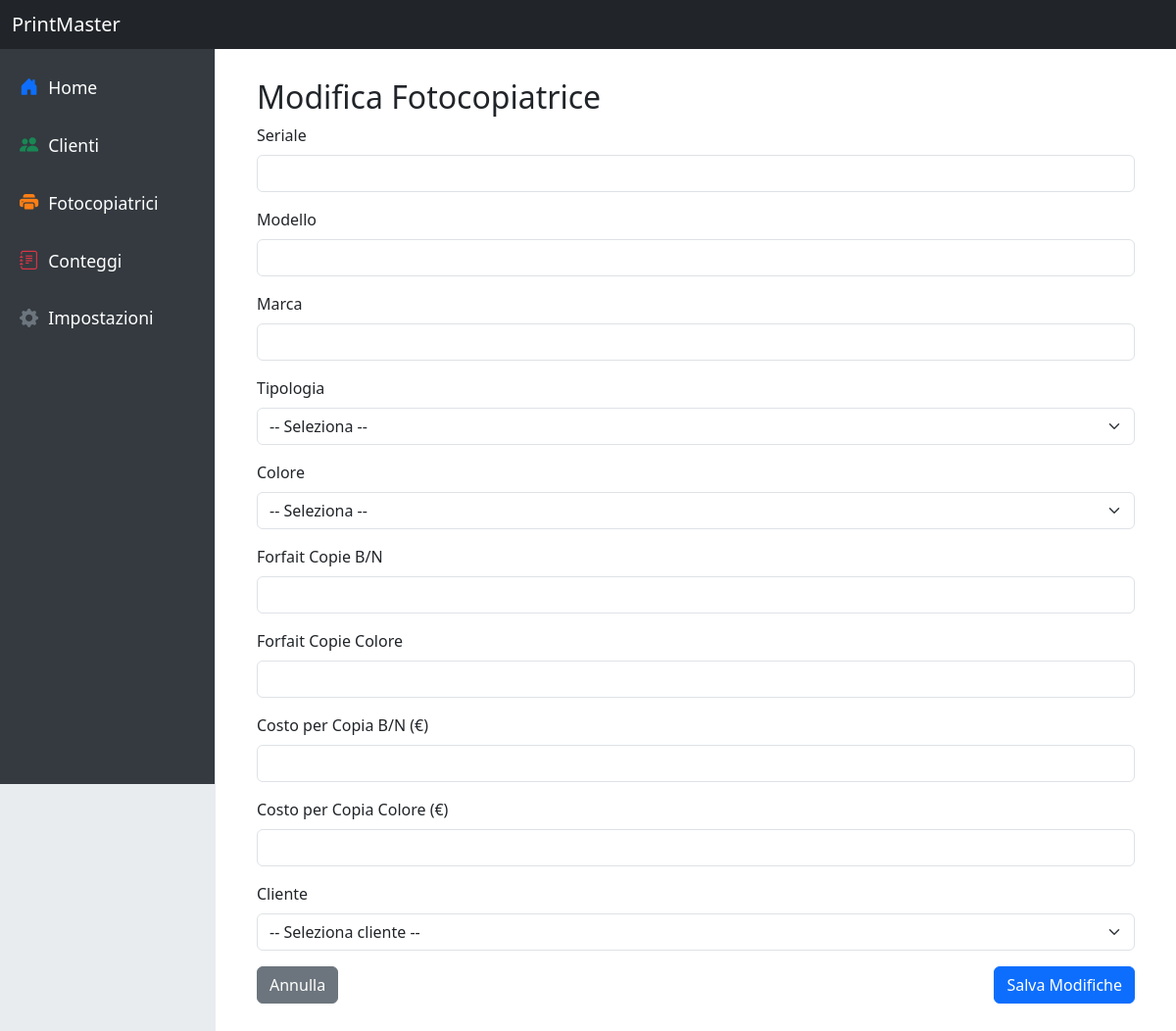
Page /fotocopiatrici/edit/1 on the earlier database version.
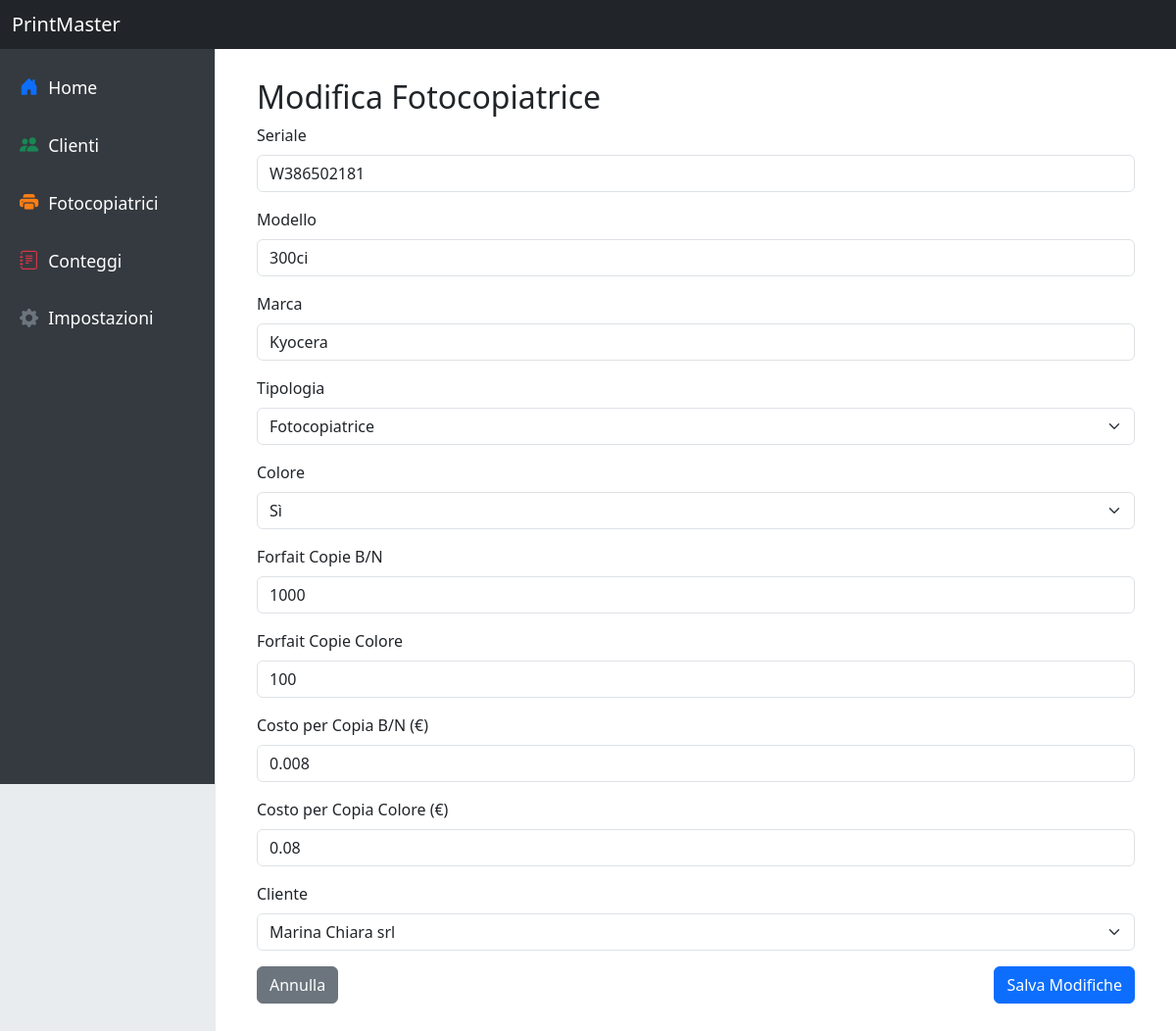
Same page on the later database version.
### tables this page shows
CREATE TABLE fotocopiatrici (
    id INTEGER PRIMARY KEY AUTOINCREMENT,
    seriale TEXT NOT NULL UNIQUE,
    modello TEXT NOT NULL,
    marca TEXT NOT NULL,
    tipologia TEXT NOT NULL,
    colore TEXT NOT NULL,
    cliente_id INTEGER NOT NULL,
    forfait_nero INTEGER NOT NULL DEFAULT 0,
    forfait_colore INTEGER NOT NULL DEFAULT 0,
    costo_copia_nero REAL NOT NULL DEFAULT 0,
    costo_copia_colore REAL NOT NULL DEFAULT 0,
    FOREIGN KEY (cliente_id) REFERENCES clienti(id)
);

CREATE TABLE clienti (
    id INTEGER PRIMARY KEY AUTOINCREMENT,
    nome TEXT NOT NULL UNIQUE,
    indirizzo TEXT NOT NULL,
    citta TEXT NOT NULL,
    cap TEXT NOT NULL,
    provincia TEXT NOT NULL,
    email TEXT,
    telefono TEXT
);

### modules/fotocopiatrici.py (the view, shortened to what this page needs)
@fotocopiatrici_bp.route('/edit/<int:id>', methods=['GET', 'POST'])
def edit_fotocopiatrice(id):
    conn = sqlite3.connect(DB_PATH)
    cursor = conn.cursor()
    cursor.execute('SELECT * FROM fotocopiatrici WHERE id = ?', (id,))
    macchina = cursor.fetchone()
    cursor.execute('SELECT id, nome FROM clienti')
    clienti = cursor.fetchall()
    conn.close()
    return render_template('edit_fotocopiatrice.html', macchina=macchina, clienti=clienti, errore=None)

### templates/edit_fotocopiatrice.html (shortened to what this page needs)
{% extends 'base.html' %}
{% block content %}
<div class="container-fluid">
    <h2>Modifica Fotocopiatrice</h2>
    <form method="POST">
        <div class="mb-3">
            <label for="seriale" class="form-label">Seriale</label>
            <input type="text" class="form-control" id="seriale" name="seriale" required value="{{ macchina[1] }}">
        </div>
        <div class="mb-3">
            <label for="modello" class="form-label">Modello</label>
            <input type="text" class="form-control" id="modello" name="modello" required value="{{ macchina[2] }}">
        </div>
        <div class="mb-3">
            <label for="marca" class="form-label">Marca</label>
            <input type="text" class="form-control" id="marca" name="marca" required value="{{ macchina[3] }}">
        </div>
        <div class="mb-3">
            <label for="tipologia" class="form-label">Tipologia</label>
            <select class="form-select" id="tipologia" name="tipologia" required>
                <option value="">-- Seleziona --</option>
                <option value="Fotocopiatrice" {% if macchina[4] == 'Fotocopiatrice' %}selected{% endif %}>Fotocopiatrice</option>
            </select>
        </div>
        <div class="mb-3">
            <label for="colore" class="form-label">Colore</label>
            <select class="form-select" id="colore" name="colore" required>
                <option value="">-- Seleziona --</option>
                <option value="Si" {% if macchina[5] == 'Si' %}selected{% endif %}>Sì</option>
            </select>
        </div>
        <div class="mb-3">
            <label for="forfait_nero" class="form-label">Forfait Copie B/N</label>
            <input type="number" class="form-control" id="forfait_nero" name="forfait_nero" required value="{{ macchina[7] }}">
        </div>
        <div class="mb-3">
            <label for="forfait_colore" class="form-label">Forfait Copie Colore</label>
            <input type="number" class="form-control" id="forfait_colore" name="forfait_colore" required value="{{ macchina[8] }}">
        </div>
        <div class="mb-3">
            <label for="costo_copia_nero" class="form-label">Costo per Copia B/N (€)</label>
            <input type="number" step="0.0001" class="form-control" id="costo_copia_nero" name="costo_copia_nero" required value="{{ macchina[9] }}">
        </div>
        <div class="mb-3">
            <label for="costo_copia_colore" class="form-label">Costo per Copia Colore (€)</label>
            <input type="number" step="0.0001" class="form-control" id="costo_copia_colore" name="costo_copia_colore" required value="{{ macchina[10] }}">
        </div>
        <div class="mb-3">
            <label for="cliente_id" class="form-label">Cliente</label>
            <select class="form-select" id="cliente_id" name="cliente_id" required>
                <option value="">-- Seleziona cliente --</option>
                {% for cliente in clienti %}
                    <option value="{{ cliente[0] }}" {% if cliente[0] == macchina[6] %}selected{% endif %}>
                        {{ cliente[1] }}
                    </option>
                {% endfor %}
            </select>
        </div>
        <div class="d-flex justify-content-between">
            <a href="{{ url_for('fotocopiatrici.lista_fotocopiatrici') }}" class="btn btn-secondary">Annulla</a>
            <button type="submit" class="btn btn-primary">Salva Modifiche</button>
        </div>
    </form>
</div>
{% endblock %}

Differences in the rows shown:
added fotocopiatrici: seriale "W386502181", modello "300ci", marca "Kyocera", tipologia "Fotocopiatrice", colore "Sì", forfait_nero "1000", forfait_colore "100", costo_copia_nero "0.008", costo_copia_colore "0.08", cliente_id "Marina Chiara srl"
Other differences:
form field tipologia: "-- Seleziona --" → (not shown)
form field colore: "-- Seleziona --" → (not shown)
form field cliente_id: "-- Seleziona cliente --" → (not shown)
